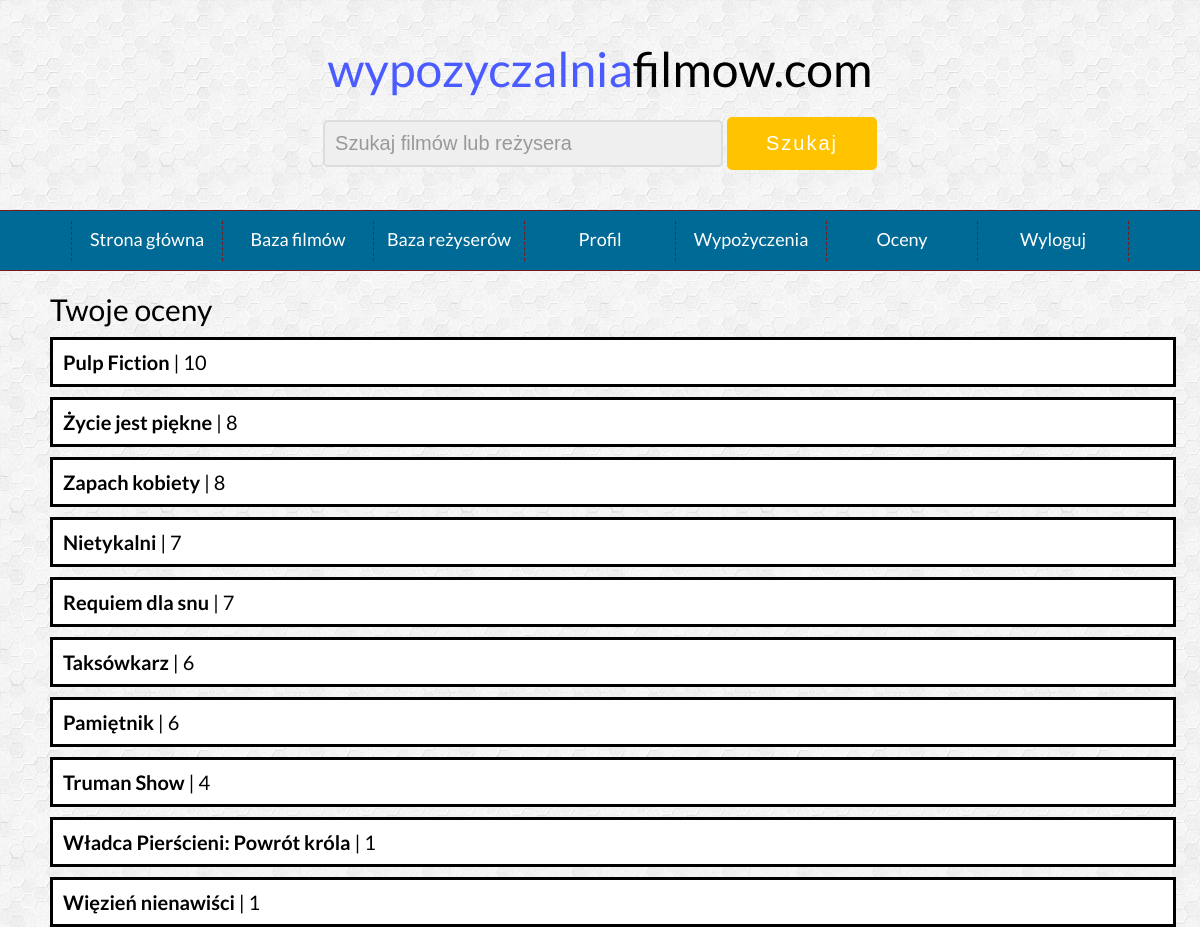
Screenshot of /wypozyczalnia/home_oceny.php (signed in) with the database file from the repository.
### tables this page shows
CREATE TABLE oceny_filmow (id_oceny int AUTO_INCREMENT not null, PRIMARY KEY (id_oceny), id_uzytkownika int, foreign key (id_uzytkownika) references uzytkownicy(id_uzytkownika), 
id_filmu int, foreign key (id_filmu) references filmy(id_filmu), id_kategorii_oceny int, foreign key (id_kategorii_oceny) references kategorie_ocen(id_kategorii_oceny));

CREATE TABLE filmy (id_filmu int AUTO_INCREMENT not null, PRIMARY KEY (id_filmu), tytul VARCHAR(50) not null, rok int not null, 
gatunek1 int not null, foreign key (gatunek1) references gatunki(id_gatunku), gatunek2 int, foreign key (gatunek2) references gatunki(id_gatunku), 
gatunek3 int, foreign key (gatunek3) references gatunki(id_gatunku), kraj1 CHAR(3) not null, foreign key (kraj1) references kraje_produkcji(kod_kraju), 
kraj2 CHAR(3), foreign key (kraj2) references kraje_produkcji(kod_kraju), kraj3 CHAR(3), foreign key (kraj3) references kraje_produkcji(kod_kraju), 
rezyser int not null, foreign key (rezyser) references rezyserzy(id_rezysera), opis VARCHAR(500), id_ceny int not null, foreign key (id_ceny) references stawki_cenowe(id_ceny), 
liczba_wypozyczen int not null, liczba_ocen int not null, srednia_ocen float not null, data_dodania datetime not null);

### wypozyczalnia/home_oceny.php (the view, shortened to what this page needs)
<!DOCTYPE HTML>
<html lang="pl">
<head>
	<link href="style_homepage.css" rel="stylesheet" type="text/css" />
	<link href="css/fontello.css" rel="stylesheet" type="text/css" />
</head>
<body>
	<div class="wrapper">
		<div class="header">
			<div class="logo">
				<span style="color: #4A5CFF">wypozyczalnia</span>filmow.com
			</div>
			<div class="search">
				<form action="home_search.php" method="post">
					<input type="text" placeholder="Szukaj filmów lub reżysera" onfocus="this.placeholder=''" onblur="this.placeholder='Szukaj filmów'" name="search"/>
					<input type="submit" value="Szukaj"/>
				</form>
			</div>
		</div>
		<div class="nav">
			<ol>
				<li><a href="home.php">Strona główna</a></li>
				<li><a href="home_baza_filmow.php">Baza filmów</a></li>
				<li><a href="home_baza_rezyserow.php">Baza reżyserów</a></li>
				<li><a href="home_informacje.php">Profil</a></li>
				<li><a href="home_wypozyczenia.php">Wypożyczenia</a></li>
				<li><a href="home_oceny.php">Oceny</a></li>
				<li><a href="logout.php">Wyloguj</a></li>
			</ol>
		</div>
		<div class="content">
		<?php
			$id_uzytkownika = $_SESSION['id_uzytkownika'];
			require_once "connect.php";
			$polaczenie = @new mysqli($host, $db_user, $db_password, $db_name);
			$wyniki_wyszukiwania = $polaczenie->query("SELECT filmy.tytul, oceny_filmow.id_kategorii_oceny FROM oceny_filmow JOIN filmy ON oceny_filmow.id_filmu = filmy.id_filmu WHERE oceny_filmow.id_uzytkownika = $id_uzytkownika ORDER BY oceny_filmow.id_kategorii_oceny DESC");
			echo "<div class='title'>";
				echo "Twoje oceny";
			echo "</div>";
			while ($r = $wyniki_wyszukiwania->fetch_assoc())
			{
				echo "<div class='displaynarrow'>";
					echo "<strong>".$r['tytul']."</strong>".' | '.$r['id_kategorii_oceny'];
				echo "</div>";
			}
		?>
		</div>
	</div>
</body>
</html>

### wypozyczalnia/style_homepage.css (style rules this page uses)
body { background-image: url("img/hexellence.png"); font-family: 'Lato', sans-serif; font-size: 20px; margin: 0 !important; }
input[type=text], input[type=password] { width: 400px; background-color: #efefef; color: #666; border: 2px solid #ddd; border-radius: 5px; font-size: 20px; padding: 10px; box-sizing: border-box; outline: none; margin-top: 10px; }
input[type=submit] { width: 150px; background-color: #FFC300; font-size:20px; color: white; padding: 15px 10px; margin-top: 20px; border: none; border-radius: 5px; cursor: pointer; letter-spacing: 2px; outline: none; }
.wrapper { width: 100%; }
.header { width:100%; padding: 40px 0; }
.logo { width: 100%; text-align: center; font-size: 48px; margin-left: auto; margin-right: auto; }
.search { width: 100%; text-align: center; font-size: 20px; margin-left: auto; margin-right: auto; }
.nav { width: 100%; padding: 10px 0; background-color: #006A96; text-align: center; border-top: 1px solid #751b1b; border-bottom: 1px solid #751b1b; }
.content { width: 1100px; margin-left: auto; margin-right: auto; text-align: left; padding-top: 10px; min-height: 500px; }
.displaynarrow { background-color: #FFFFFF; border-style: solid; border-color: cf6969; width: 100%; padding: 10px; margin-top: 10px; }
.title { font-size: 30px; margin-top: 10px; margin-bottom: 10px; }
ol { padding: 0; margin: 0; list-style-type: none; font-size: 18px; height: 35px; line-height: 200%; display: inline-block; }
ol a { color: #ffffff; text-decoration: none; display: block; }
ol > li { float: left; width: 150px; height: 40px; border-right: 1px dashed #751b1b; }
ol > li:first-child { border-left: 1px dashed #751b1b; }

### rows the page displays
oceny_filmow: id_filmu.tytul "Pulp Fiction", id_kategorii_oceny "10"
oceny_filmow: id_filmu.tytul "Życie jest piękne", id_kategorii_oceny "8"
oceny_filmow: id_filmu.tytul "Zapach kobiety", id_kategorii_oceny "8"
oceny_filmow: id_filmu.tytul "Nietykalni", id_kategorii_oceny "7"
oceny_filmow: id_filmu.tytul "Requiem dla snu", id_kategorii_oceny "7"
oceny_filmow: id_filmu.tytul "Taksówkarz", id_kategorii_oceny "6"
oceny_filmow: id_filmu.tytul "Pamiętnik", id_kategorii_oceny "6"
oceny_filmow: id_filmu.tytul "Truman Show", id_kategorii_oceny "4"
oceny_filmow: id_filmu.tytul "Władca Pierścieni: Powrót króla", id_kategorii_oceny "1"
oceny_filmow: id_filmu.tytul "Więzień nienawiści", id_kategorii_oceny "1"
